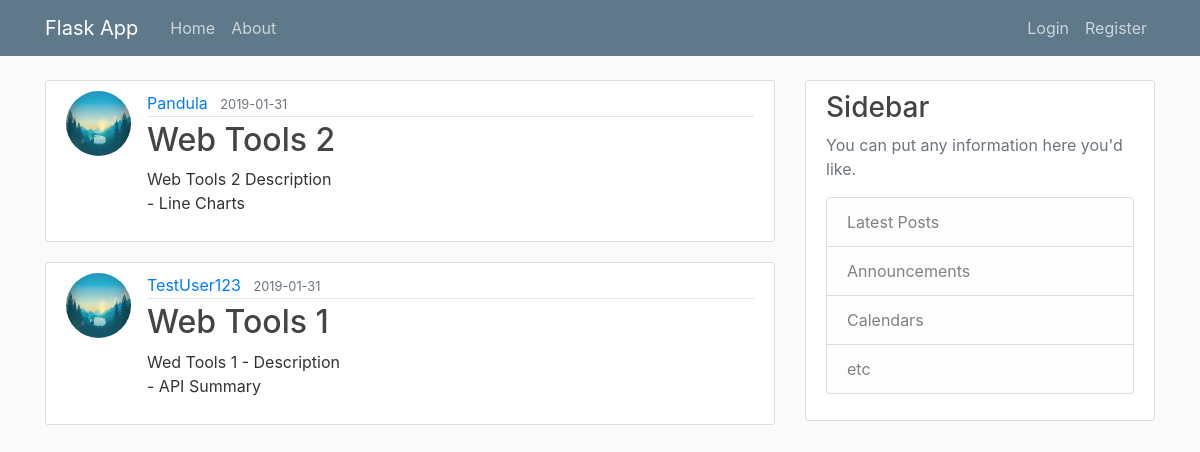
The page /home on the database its author committed.
### flaskblog/models.py (models this page shows, shortened)
class Post(db.Model):
    id = db.Column(db.Integer, primary_key=True)
    title = db.Column(db.String(100), nullable=False)
    date_posted = db.Column(db.DateTime, nullable=False, default=datetime.utcnow)
    content = db.Column(db.Text, nullable=False)
    user_id = db.Column(db.Integer, db.ForeignKey('user.id'), nullable=False)

class User(db.Model, UserMixin): # Each class is like a table
    id = db.Column(db.Integer, primary_key = True)
    username = db.Column(db.String(20), unique=True, nullable=False)
    email = db.Column(db.String(120), unique=True, nullable=False)
    image_file = db.Column(db.String(20), nullable=False, default='default.jpg')
    password = db.Column(db.String(60), nullable=False)
    posts = db.relationship('Post', backref='author', lazy=True)

### flaskblog/routes.py (the view)
@app.route("/")
@app.route("/home")
def home():
    posts = Post.query.all()
    return render_template('home.html', posts=posts) # argument name can be used in the template

### flaskblog/templates/home.html
{% extends "layout.html" %}
{% block content %}
    {% for post in posts %}
        <article class="media content-section">
          <img class="rounded-circle article-img" src="{{ url_for('static', filename='profile_pics/' + post.author.image_file)}}">
          <div class="media-body">
            <div class="article-metadata">
              <a class="mr-2" href="#">{{ post.author.username }}</a>
              <small class="text-muted">{{ post.date_posted.strftime('%Y-%m-%d') }}</small>
            </div>
            <h2><a class="article-title" href="{{ url_for('post', post_id=post.id)}}">{{ post.title }}</a></h2>
            <p class="article-content">{{ post.content }}</p>
          </div>
        </article>
    {% endfor %}
{% endblock content %}

### flaskblog/templates/layout.html (shortened to what this page needs)
<!DOCTYPE html>
<html lang="en" dir="ltr">
  <head>
    <link rel="stylesheet" href="https://maxcdn.bootstrapcdn.com/bootstrap/4.0.0/css/bootstrap.min.css">
    <link rel="stylesheet" type='text/css' href="{{ url_for('static', filename='main.css') }}">
  </head>
  <body>
    <header class="site-header">
     <nav class="navbar navbar-expand-md navbar-dark bg-steel fixed-top">
       <div class="container">
         <a class="navbar-brand mr-4" href="/">Flask App</a>
         <div class="collapse navbar-collapse" id="navbarToggle">
           <div class="navbar-nav mr-auto">
             <a class="nav-item nav-link" href="{{ url_for("home") }}">Home</a>
             <a class="nav-item nav-link" href="{{ url_for("about") }}">About</a>
           </div>
           <div class="navbar-nav">
             {% if current_user.is_authenticated %}
               <a class="nav-item nav-link" href="{{ url_for("new_post") }}">New Post</a>
               <a class="nav-item nav-link" href="{{ url_for("account") }}">Account</a>
               <a class="nav-item nav-link" href="{{ url_for("logout") }}">Logout</a>
             {% else %}
               <a class="nav-item nav-link" href="{{ url_for("login") }}">Login</a>
               <a class="nav-item nav-link" href="{{ url_for("register") }}">Register</a>
             {% endif %}
           </div>
         </div>
       </div>
     </nav>
   </header>
   <main role="main" class="container">
  <div class="row">
    <div class="col-md-8">
      {% block content %}{% endblock %}
    </div>
    <div class="col-md-4">
      <div class="content-section">
        <h3>Sidebar</h3>
        <p class='text-muted'>You can put any information here you'd like.
          <ul class="list-group">
            <li class="list-group-item list-group-item-light">Latest Posts</li>
            <li class="list-group-item list-group-item-light">Announcements</li>
            <li class="list-group-item list-group-item-light">Calendars</li>
            <li class="list-group-item list-group-item-light">etc</li>
          </ul>
        </p>
      </div>
    </div>
  </div>
</main>
  </body>
</html>

### flaskblog/static/main.css (style rules this page uses)
body { background: #fafafa; color: #333333; margin-top: 5rem; }
h1, h2, h3, h4, h5, h6 { color: #444444; }
.bg-steel { background-color: #5f788a; }
.site-header .navbar-nav .nav-link { color: #cbd5db; }
.content-section { background: #ffffff; padding: 10px 20px; border: 1px solid #dddddd; border-radius: 3px; margin-bottom: 20px; }
.article-title { color: #444444; }
.article-content { white-space: pre-line; }
.article-img { height: 65px; width: 65px; margin-right: 16px; }
.article-metadata { padding-bottom: 1px; margin-bottom: 4px; border-bottom: 1px solid #e3e3e3 }

### rows shown on the page
Post: image_file (placeholder picture), author.username "Pandula", date_posted "2019-01-31", title "Web Tools 2", content "Web Tools 2 Description - Line Charts"
Post: image_file (picture), author.username "TestUser123", date_posted "2019-01-31", title "Web Tools 1", content "Wed Tools 1 - Description - API Summary"
